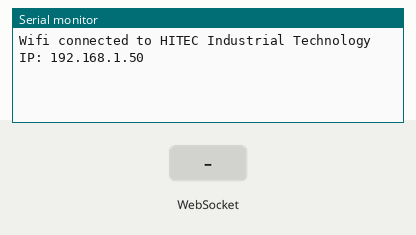
Recording of a program running on a simulated ESP32. On the bench: the last lines printed to the serial monitor. The inputs (shaded band) are chosen by the test bench. WiFi joins after 1.5 s; servers stay silent unless stated; storage starts empty.

Above: at 2.7 s.
2.8 s: WebSocket text "1" received
At 3.2 s:
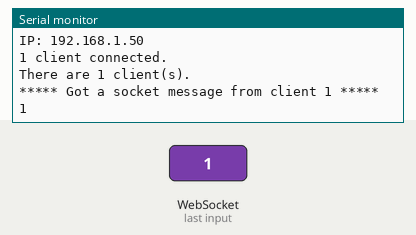
4.3 s: WebSocket text "0" received
At 5.5 s:
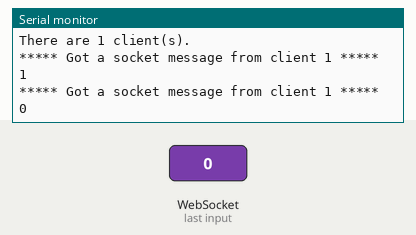

The program:

main.cpp
```cpp
#include <Arduino.h>
#include <AsyncTCP.h>
#include <ESPAsyncWebServer.h>
#include <FS.h>
#include <LittleFS.h>
#include <socketHandler/socketHandler.h>
#include <uptimeHandler/uptimeHandler.h>

UptimeHandler uptimeHandler;
SocketHandler socketHandler;
AsyncWebServer server(80);
#define INDEX_PATH "/index.html"

void testTask(void* parameter);

const char *ssid = "HITEC Industrial Technology";
const char *password = "Hitec_EtHiP";

void setupAP() {
    Serial.printf("Setting up AP mode.\n");
    WiFi.mode(WIFI_AP);
    if (!WiFi.softAP("AsyncServerTest")) {
        Serial.println("Failed to set up AP mode.");
        return;
    }
    delay(300);
    Serial.printf("IP: %s\n", WiFi.softAPIP().toString().c_str());
}

void setupWifi() {
    WiFi.mode(WIFI_STA);
    WiFi.begin(ssid, password);
    if (WiFi.waitForConnectResult() != WL_CONNECTED) {
        Serial.printf("WiFi Failed!\n");
        setupAP();
        return;
    }
    Serial.printf("Wifi connected to %s\n", ssid);
    Serial.printf("IP: %s\n", WiFi.localIP().toString().c_str());
}

void setupEndpoints() {
    server.on("/", HTTP_GET, [](AsyncWebServerRequest *request) {
        request->send(LittleFS, INDEX_PATH, "text/html");
    });
}

void setup() {
    Serial.begin(115200);
    if (!LittleFS.begin()) {
        Serial.println("Failed to mount file system!");
        ESP.restart();
    }
    setupWifi();
    setupEndpoints();

    socketHandler.init(&server, "/main");
    server.serveStatic("/", LittleFS, "/");
    server.begin();

    xTaskCreateUniversal(testTask, "testTask", 2000, NULL, 2, NULL, -1);

}


long lastPongMS = 0;
void loop() {
    uptimeHandler.run();
    socketHandler.run();
    if(millis() - lastPongMS >= 1000){
        lastPongMS = millis();
        int core = xPortGetCoreID();
        socketHandler.sendAll("Ping from core %d uptime: %s",core,uptimeHandler.get());
    }
}

void testTask(void* parameter){
    int core = xPortGetCoreID();
    for(;;){
        socketHandler.sendAll("Ping from core %d",core);
        vTaskDelay(1000);
    }
}
```

socketHandler.cpp
```cpp
#include <SocketHandler/SocketHandler.h>

void SocketHandler::init(AsyncWebServer *server, const char* endpoint) {
    sendMutex = xSemaphoreCreateMutex();

    mainSocket = new AsyncWebSocket(endpoint);
    server->addHandler(mainSocket);
    mainSocket->onEvent([this](AsyncWebSocket *server, AsyncWebSocketClient *client, AwsEventType type, void *arg, uint8_t *data, size_t len) {
        if (type == WS_EVT_CONNECT) {
            Serial.printf("%d client connected.\n", client->id());
            printClientCount();
        } else if (type == WS_EVT_DISCONNECT) {
            Serial.println("Client disconnected");
            printClientCount();
        } else if (type == WS_EVT_DATA) {
            AwsFrameInfo *info = (AwsFrameInfo *)arg;
            for (size_t i = 0; i < len; i++) {
                if (!payloadTooLarge) {
                    buffer[bufferIndex] = data[i];
                }
                bufferIndex++;
                if (bufferIndex >= BUFF_SIZE) {
                    payloadTooLarge = true;
                }
            }
            if (bufferIndex >= info->len) {
                // Got all data.
                buffer[bufferIndex] = '\0';
                bufferIndex = 0;
                if (payloadTooLarge) {
                    Serial.println("Payload was too large. Abort processing the message!");
                    payloadTooLarge = false;
                    return;
                }
                processMessage(client->id());
            }
        }
    });
}

boolean SocketHandler::sendTo(int clientID, const char *msg, ...) {
    if (mainSocket->count() < 1) {
        return false;
    }
    va_list args;
    va_start(args, msg);
    vsprintf(sendBuff, msg, args);
    va_end(args);
    mainSocket->text(clientID, sendBuff);
    return true;
}

boolean SocketHandler::sendAll(const char *msg, ...) {
    if (mainSocket->count() < 1) {
        return false;
    }
    if ( xSemaphoreTake (sendMutex, portMAX_DELAY)) {
        va_list args;
        va_start(args, msg);
            vsprintf(sendBuff, msg, args);
        va_end(args);
        mainSocket->textAll(sendBuff);
    }
    xSemaphoreGive (sendMutex);
    return true;
}

void SocketHandler::printClientCount() {
    if( !isDebugOn ){ return; }
    Serial.printf("There are %d client(s).\n", mainSocket->count());
}

void SocketHandler::processMessage(int clientID) {
    Serial.printf("***** Got a socket message from client %d *****\n", clientID);

    StaticJsonDocument<10000> doc;
    DeserializationError error = deserializeJson(doc,buffer);
    if( error ){
        Serial.printf("\nNon json message\n%s\n",buffer);
        return;
    }

    Serial.println();
    serializeJsonPretty(doc,Serial);
    Serial.println();

}

void SocketHandler::run(){
    mainSocket->cleanupClients();
}
```

socketHandler.h
```cpp
#ifndef socketHandler_h
#define socketHandler_h

#include <Arduino.h>
#include <AsyncTCP.h>
#include <ESPAsyncWebServer.h>
#include <ArduinoJson.h>

#define BUFF_SIZE 10000
class SocketHandler {
    private:
        SemaphoreHandle_t sendMutex = NULL;
        AsyncWebSocket* mainSocket;

        boolean isDebugOn = true;
        boolean payloadTooLarge = false;
        int bufferIndex = 0;
        char buffer[BUFF_SIZE];
        char sendBuff[BUFF_SIZE];

        void printClientCount();
        void processMessage(int clientID);

    public:
        void init(AsyncWebServer* server, const char* endpoint);
        boolean sendTo(int clientID, const char* msg, ...);
        boolean sendAll(const char* msg, ...);
        void run();
};

#endif
```

uptimeHandler.cpp
```cpp
#include <uptimeHandler/uptimeHandler.h>

void UptimeHandler::run(){
    if(millis() - lastUptimeCheck >= 1000){
        lastUptimeCheck = millis();
        if (millis() >= 3000000000) {
            HighMillis = 1;
        }
        if (millis() <= 100000 && HighMillis == 1) {
            Rollover++;
            HighMillis = 0;
        }
        long secsUp = millis() / 1000;
        Up_Second = secsUp % 60;
        Up_Minute = (secsUp / 60) % 60;
        Up_Hour = (secsUp / (60 * 60)) % 24;
        Up_Day = (Rollover * 50) + (secsUp / (60 * 60 * 24));
        sprintf(
            uptimeString,
            "%dD %02d:%02d:%02d",
            Up_Day, Up_Hour, Up_Minute, Up_Second
        );
    }
}

const char* UptimeHandler::get(){
    return uptimeString;
}
```

uptimeHandler.h
```cpp
#ifndef uptimeHandler_h
#define uptimeHandler_h

#include <Arduino.h>

class UptimeHandler {
    private:
        char uptimeString[25];
        int Up_Day  = 0,Up_Hour = 0,Up_Minute   = 0,Up_Second   = 0,HighMillis  = 0,Rollover        = 0,
            Month   = 0,Day     = 0,Hour        = 0,Min         = 0,Sec         = 0,currentDayInt   = 0;
        long lastUptimeCheck    = 0;
    public:
        void run();
        const char* get();
};

#endif
```

Measured:
- after the input at 2.8 s, the serial monitor: prints a new line at once (image 1)
- after the input at 4.3 s, the serial monitor: prints a new line at once (image 2)
